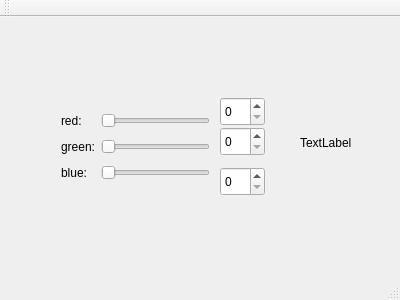
<?xml version="1.0" encoding="UTF-8"?>
<ui version="4.0">
 <class>MainWindow</class>
 <widget class="QMainWindow" name="MainWindow">
  <property name="geometry">
   <rect>
    <x>0</x>
    <y>0</y>
    <width>400</width>
    <height>300</height>
   </rect>
  </property>
  <property name="windowTitle">
   <string>MainWindow</string>
  </property>
  <widget class="QWidget" name="centralWidget">
   <widget class="QWidget" name="gridLayoutWidget">
    <property name="geometry">
     <rect>
      <x>50</x>
      <y>80</y>
      <width>171</width>
      <height>101</height>
     </rect>
    </property>
    <layout class="QGridLayout" name="gridLayout">
     <item row="2" column="1">
      <widget class="QSlider" name="horizontalSliderGreen">
       <property name="orientation">
        <enum>Qt::Horizontal</enum>
       </property>
      </widget>
     </item>
     <item row="2" column="0">
      <widget class="QLabel" name="labelGreen">
       <property name="text">
        <string>green:</string>
       </property>
      </widget>
     </item>
     <item row="3" column="0">
      <widget class="QLabel" name="labelBlue">
       <property name="text">
        <string>blue:</string>
       </property>
      </widget>
     </item>
     <item row="1" column="0">
      <widget class="QLabel" name="labelRed">
       <property name="text">
        <string>red:</string>
       </property>
      </widget>
     </item>
     <item row="3" column="1">
      <widget class="QSlider" name="horizontalSliderBlue">
       <property name="orientation">
        <enum>Qt::Horizontal</enum>
       </property>
      </widget>
     </item>
     <item row="1" column="1">
      <widget class="QSlider" name="horizontalSliderRed">
       <property name="orientation">
        <enum>Qt::Horizontal</enum>
       </property>
      </widget>
     </item>
    </layout>
   </widget>
   <widget class="QLabel" name="colorLabel">
    <property name="geometry">
     <rect>
      <x>300</x>
      <y>100</y>
      <width>62</width>
      <height>51</height>
     </rect>
    </property>
    <property name="text">
     <string>TextLabel</string>
    </property>
   </widget>
   <widget class="QSpinBox" name="spinBoxRed">
    <property name="geometry">
     <rect>
      <x>220</x>
      <y>80</y>
      <width>45</width>
      <height>29</height>
     </rect>
    </property>
   </widget>
   <widget class="QSpinBox" name="spinBoxGreen">
    <property name="geometry">
     <rect>
      <x>220</x>
      <y>110</y>
      <width>45</width>
      <height>29</height>
     </rect>
    </property>
   </widget>
   <widget class="QSpinBox" name="spinBoxBlue">
    <property name="geometry">
     <rect>
      <x>220</x>
      <y>150</y>
      <width>45</width>
      <height>29</height>
     </rect>
    </property>
   </widget>
  </widget>
  <widget class="QMenuBar" name="menuBar">
   <property name="geometry">
    <rect>
     <x>0</x>
     <y>0</y>
     <width>400</width>
     <height>25</height>
    </rect>
   </property>
  </widget>
  <widget class="QToolBar" name="mainToolBar">
   <attribute name="toolBarArea">
    <enum>TopToolBarArea</enum>
   </attribute>
   <attribute name="toolBarBreak">
    <bool>false</bool>
   </attribute>
  </widget>
  <widget class="QStatusBar" name="statusBar"/>
 </widget>
 <layoutdefault spacing="6" margin="11"/>
 <resources/>
 <connections>
  <connection>
   <sender>horizontalSliderRed</sender>
   <signal>valueChanged(int)</signal>
   <receiver>spinBoxRed</receiver>
   <slot>setValue(int)</slot>
   <hints>
    <hint type="sourcelabel">
     <x>158</x>
     <y>141</y>
    </hint>
    <hint type="destinationlabel">
     <x>236</x>
     <y>140</y>
    </hint>
   </hints>
  </connection>
  <connection>
   <sender>horizontalSliderGreen</sender>
   <signal>valueChanged(int)</signal>
   <receiver>spinBoxGreen</receiver>
   <slot>setValue(int)</slot>
   <hints>
    <hint type="sourcelabel">
     <x>170</x>
     <y>171</y>
    </hint>
    <hint type="destinationlabel">
     <x>252</x>
     <y>173</y>
    </hint>
   </hints>
  </connection>
  <connection>
   <sender>horizontalSliderBlue</sender>
   <signal>valueChanged(int)</signal>
   <receiver>spinBoxBlue</receiver>
   <slot>setValue(int)</slot>
   <hints>
    <hint type="sourcelabel">
     <x>150</x>
     <y>199</y>
    </hint>
    <hint type="destinationlabel">
     <x>234</x>
     <y>208</y>
    </hint>
   </hints>
  </connection>
  <connection>
   <sender>spinBoxRed</sender>
   <signal>valueChanged(int)</signal>
   <receiver>horizontalSliderRed</receiver>
   <slot>setValue(int)</slot>
   <hints>
    <hint type="sourcelabel">
     <x>252</x>
     <y>123</y>
    </hint>
    <hint type="destinationlabel">
     <x>161</x>
     <y>137</y>
    </hint>
   </hints>
  </connection>
  <connection>
   <sender>spinBoxGreen</sender>
   <signal>valueChanged(int)</signal>
   <receiver>horizontalSliderGreen</receiver>
   <slot>setValue(int)</slot>
   <hints>
    <hint type="sourcelabel">
     <x>230</x>
     <y>158</y>
    </hint>
    <hint type="destinationlabel">
     <x>176</x>
     <y>174</y>
    </hint>
   </hints>
  </connection>
  <connection>
   <sender>spinBoxBlue</sender>
   <signal>valueChanged(int)</signal>
   <receiver>horizontalSliderBlue</receiver>
   <slot>setValue(int)</slot>
   <hints>
    <hint type="sourcelabel">
     <x>240</x>
     <y>196</y>
    </hint>
    <hint type="destinationlabel">
     <x>194</x>
     <y>203</y>
    </hint>
   </hints>
  </connection>
 </connections>
</ui>
